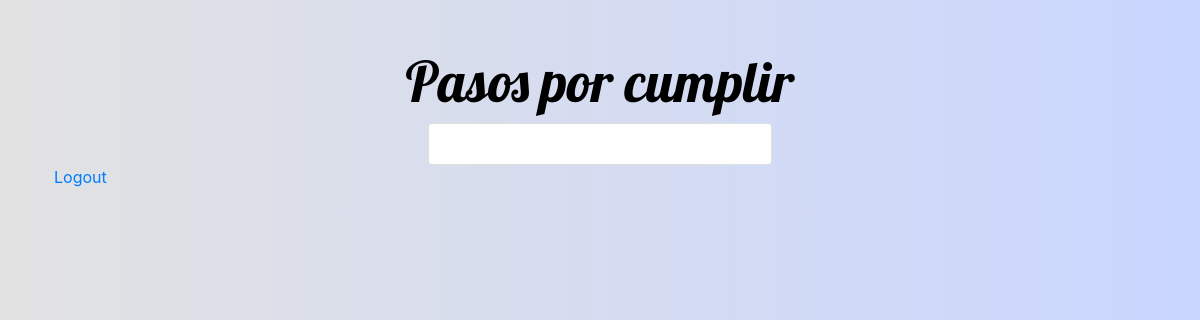
Page /task/pasos/10 (signed in) on the earlier database version.
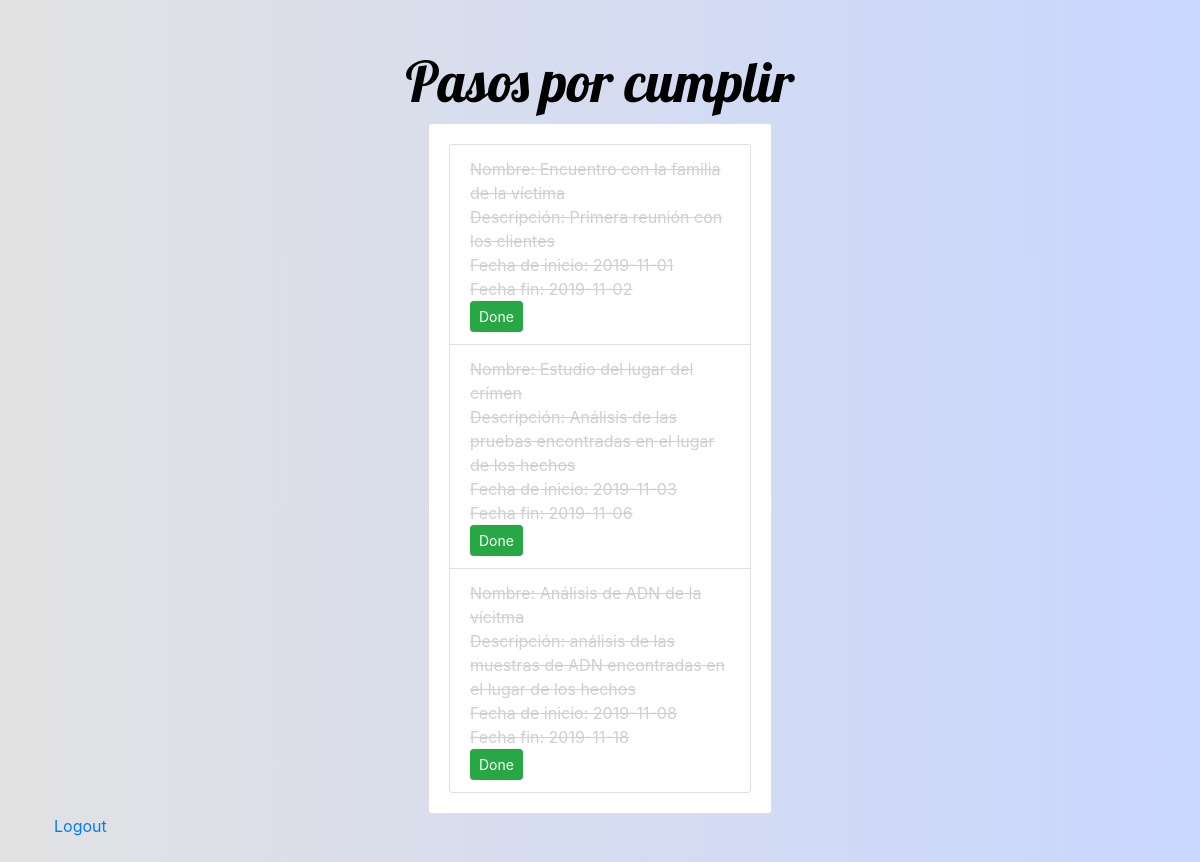
Same page on the later database version.
### app.py (models this page shows, shortened)
class Task(db.Model):
	__tablename__='Task'
	id=db.Column(db.Integer, primary_key=True)
	nombre=db.Column(db.String(50),nullable=False)
	descripcion=db.Column(db.String(200), nullable=False)
	fecha_inicio=db.Column(db.Date, nullable=False)
	fecha_fin=db.Column(db.Date)
	estado=db.Column(db.Boolean)
	id_proceso = db.Column(db.Integer, db.ForeignKey('Proceso.id'))
	proceso = relationship("Proceso",backref="Tasks")

### app.py (the view)
@app.route("/task/pasos/<id>",methods=['GET','POST'])
@login_required
def pasos(id):
	tasks=Task.query.filter_by(id_proceso=int(id))
	return render_template('pasos.html', list=tasks)

### app.py (called while the page is built)
@login_manager.user_loader
def load_user(user_id):
	return User.query.get(int(user_id))

### templates/pasos.html (shortened to what this page needs)
<!DOCTYPE html>
<html>
<head>
	<link rel="stylesheet" href="https://stackpath.bootstrapcdn.com/bootstrap/4.3.1/css/bootstrap.min.css">
	<link rel="stylesheet" type="text/css" href="{{url_for('static',filename='main.css')}}">
</head>
<body class="container p-4">
	<h1 class="display-4 text-center title mt-4">Pasos por cumplir</h1>
	<div class="row">
		<div class="col-md-4 offset-md-4 my-auto">
			<div class="card">
				<div class="card-body">
					<ul class="list-group">
						{% for task in list %}
							<li class="list-group-item">
								<span class="{% if task.estado %} done {% endif %}">Nombre: {{task.nombre}}</span>
								<br>
								<span class="{% if task.estado %} done {% endif %}">Descripción: {{task.descripcion}}</span>
								<br>
								<span class="{% if task.estado %} done {% endif %}">Fecha de inicio: {{task.fecha_inicio}}</span>
								<br>
								<span class="{% if task.estado %} done {% endif %}">Fecha fin: {{task.fecha_fin}}</span>
								<br>
								<a href="/done/{{task.id}}" class="btn btn-success btn-sm">Done</a>
							</li>
						{% endfor %}
					</ul>
				</div>
			</div>
		</div>
	</div>
	<a href="/logout">Logout</a>
</body>
</html>

### static/main.css (style rules this page uses)
body { background: #C9D6FF; background: -webkit-linear-gradient(to right, #E2E2E2, #C9D6FF); background: linear-gradient(to right, #E2E2E2, #C9D6FF); color: #000 }
.title { font-family: 'Lobster', cursive; }
.done { text-decoration: line-through; color: #cfcfcf; }
.row { flex-wrap: nowrap; }

Differences in the rows shown:
added Task: nombre "Encuentro con la familia de la víctima", descripcion "Primera reunión con los clientes", fecha_inicio "2019-11-01", fecha_fin "2019-11-02"
added Task: nombre "Estudio del lugar del crímen", descripcion "Análisis de las pruebas encontradas en el lugar de los hechos", fecha_inicio "2019-11-03", fecha_fin "2019-11-06"
added Task: nombre "Análisis de ADN de la vícitma", descripcion "análisis de las muestras de ADN encontradas en el lugar de los hechos", fecha_inicio "2019-11-08", fecha_fin "2019-11-18"
